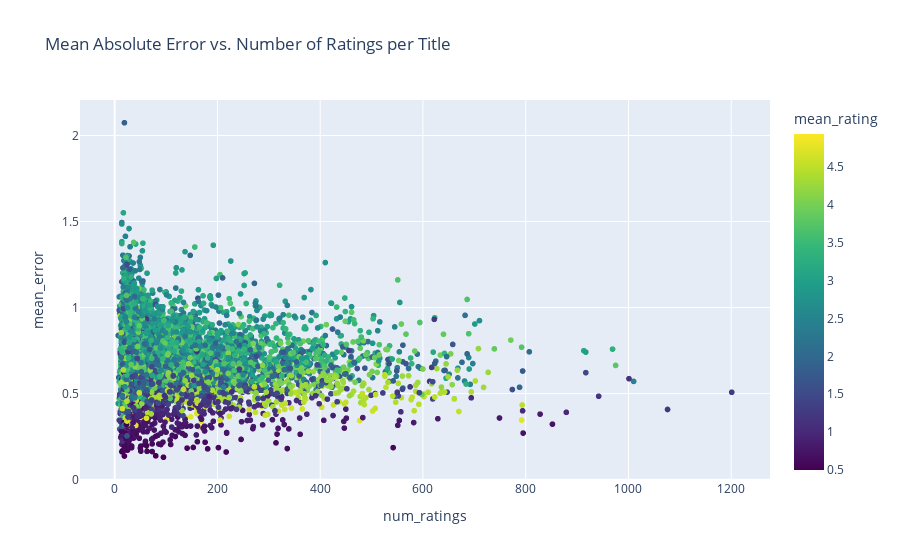

Notebook code cell kept with this figure:
### Code cell
from backend.recommendation.utils import plot_error_vs_num_ratings

plot_error_vs_num_ratings(test_results)

### Figure 1 — Plotly figure (JSON) as saved in the notebook; plotly's stock layout.template omitted (floating-point values rounded to 4 significant figures; data arrays with more than 128 entries replaced by an {"elided": "..."} marker saying what was removed)
{"data": [{"customdata": {"elided": "9638x2 mixed values"}, "hovertemplate": "num_ratings=%{x}<br>mean_error=%{y}<br>item_title=%{customdata[0]}<br>mean_rating=%{marker.color}<extra></extra>", "legendgroup": "", "marker": {"color": {"elided": "9638 float values"}, "coloraxis": "coloraxis", "symbol": "circle"}, "mode": "markers", "name": "", "showlegend": false, "type": "scattergl", "x": {"elided": "9638 int values"}, "xaxis": "x", "y": {"elided": "9638 float values"}, "yaxis": "y"}], "layout": {"coloraxis": {"colorbar": {"title": {"text": "mean_rating"}}, "colorscale": [[0, "#440154"], [0.1111, "#482878"], [0.2222, "#3e4989"], [0.3333, "#31688e"], [0.4444, "#26828e"], [0.5556, "#1f9e89"], [0.6667, "#35b779"], [0.7778, "#6ece58"], [0.8889, "#b5de2b"], [1, "#fde725"]]}, "legend": {"tracegroupgap": 0}, "title": {"text": "Mean Absolute Error vs. Number of Ratings per Title"}, "xaxis": {"anchor": "y", "domain": [0, 1], "title": {"text": "num_ratings"}}, "yaxis": {"anchor": "x", "domain": [0, 1], "title": {"text": "mean_error"}}}}
